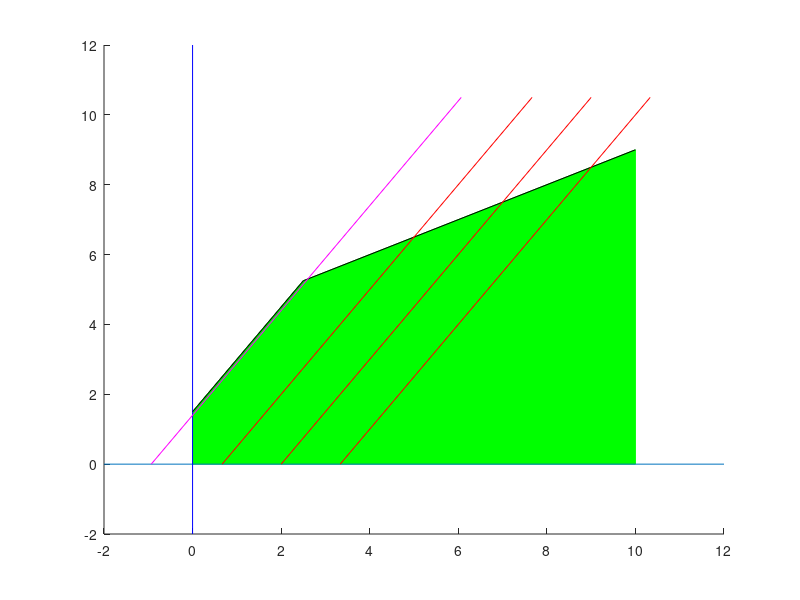

This chart was generated by the following MATLAB code:
% 例程 3.11  具有无穷多最优解的案例
%  绘制二维可行解集与目标函数
%  无穷多解情形
%  直线方程：ax + by = c
a1 = -3;
b1 = 2;
c1 = 3;
a2 = -1;
b2 = 2;
c2 = 8;
%  约束条件的角点坐标
X1 = c1/a1;
Y1 = c1/b1;
X2 = c2/a2;
Y2 = c2/b2; 
%  计算两条约束直线的交点
aux1 = (Y2 - Y1);
aux2 = (Y2*X1) - (Y1*X2);
xi = (X1*X2*aux1)/aux2;
yi = Y1 - ((Y1*xi)/X1);
%  最右侧点（在第二条约束直线上）
xr = 4*xi;
yr = (c2 - (a2*xr))/b2;
figure(1)
%  绘制可行解集（无界区域）
patch([0, 0, xi, xr, xr], [0, Y1, yi, yr, 0], 'g', 'EdgeColor', 'g');
hold on;
%  绘制坐标轴
plot([-2, 12], [0, 0], '');
plot([0, 0], [-2, 12], 'b');
%  绘制约束直线
plot([0, xi], [Y1, yi], 'k');
plot([xi, xr], [yi, yr], 'k');
%  绘制目标函数值对应的直线段
%  目标函数：-3x + 2y = z;
a = -3;
b = 2;
%  目标函数直线段的端点坐标
z = -10;
X1 = z/a;
xr1 = X1 + 7;
yr1 = (z -(a* xr1))/ b;
z = -6;
X2 = z/a;
xr2 = X2 + 7;
yr2 = (z - (a*xr2))/b;
z = -2;
X3 = z/a;
xr3 = X3 + 7;
yr3 = (z - (a*xr3))/b;
z = 2.8;
X4 = z/a;
xr4 = X4 + 7;
yr4 = (z - (a*xr4))/b;
plot([X1, xr1], [0, yr1], 'r');
plot([X2, xr2], [0, yr2], 'r');
plot([X3, xr3], [0, yr3], 'r');
plot([X4, xr4], [0, yr4], 'm');
